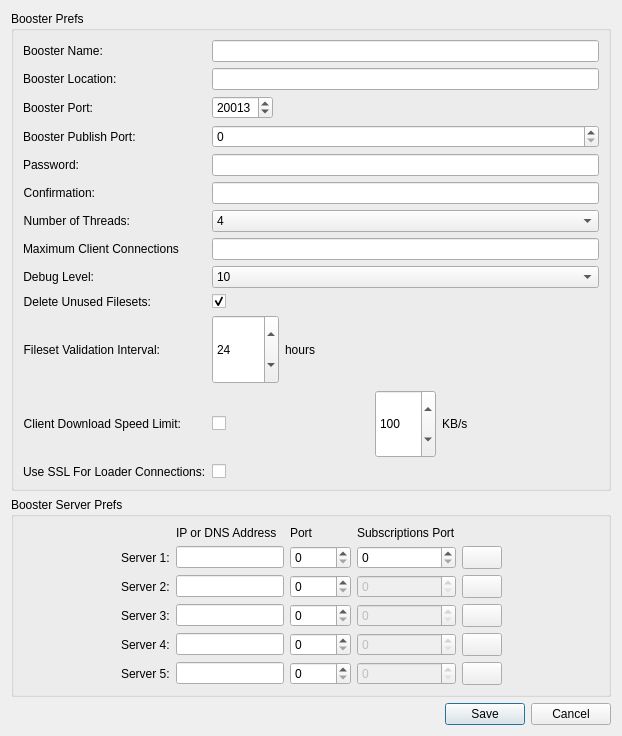
<?xml version="1.0" encoding="UTF-8"?>
<ui version="4.0">
 <class>BoosterPreferencesDlg</class>
 <widget class="QWidget" name="BoosterPreferencesDlg">
  <property name="geometry">
   <rect>
    <x>0</x>
    <y>0</y>
    <width>622</width>
    <height>736</height>
   </rect>
  </property>
  <property name="windowTitle">
   <string>FileWave Booster Preferences</string>
  </property>
  <layout class="QVBoxLayout" name="verticalLayout">
   <item>
    <widget class="QGroupBox" name="groupBox">
     <property name="title">
      <string>Booster Prefs</string>
     </property>
     <layout class="QFormLayout" name="formLayout">
      <item row="0" column="0">
       <widget class="QLabel" name="labelBoosterName">
        <property name="text">
         <string>Booster Name:</string>
        </property>
       </widget>
      </item>
      <item row="0" column="1">
       <widget class="QLineEdit" name="lineEditBoosterName"/>
      </item>
      <item row="1" column="0">
       <widget class="QLabel" name="labelBoosterLocation">
        <property name="text">
         <string>Booster Location:</string>
        </property>
       </widget>
      </item>
      <item row="2" column="0">
       <widget class="QLabel" name="label">
        <property name="sizePolicy">
         <sizepolicy hsizetype="Preferred" vsizetype="MinimumExpanding">
          <horstretch>0</horstretch>
          <verstretch>0</verstretch>
         </sizepolicy>
        </property>
        <property name="text">
         <string>Booster Port:</string>
        </property>
        <property name="alignment">
         <set>Qt::AlignRight|Qt::AlignTrailing|Qt::AlignVCenter</set>
        </property>
       </widget>
      </item>
      <item row="2" column="1">
       <widget class="QSpinBox" name="spinBoxBoosterPort">
        <property name="sizePolicy">
         <sizepolicy hsizetype="Fixed" vsizetype="Fixed">
          <horstretch>0</horstretch>
          <verstretch>0</verstretch>
         </sizepolicy>
        </property>
        <property name="minimum">
         <number>1024</number>
        </property>
        <property name="maximum">
         <number>65535</number>
        </property>
        <property name="value">
         <number>20013</number>
        </property>
       </widget>
      </item>
      <item row="3" column="0">
       <widget class="QLabel" name="label_18">
        <property name="text">
         <string>Booster Publish Port:</string>
        </property>
       </widget>
      </item>
      <item row="3" column="1">
       <widget class="QSpinBox" name="spinBox_BoosterPublishPort">
        <property name="maximum">
         <number>65535</number>
        </property>
       </widget>
      </item>
      <item row="4" column="0">
       <widget class="QLabel" name="label_5">
        <property name="sizePolicy">
         <sizepolicy hsizetype="Preferred" vsizetype="MinimumExpanding">
          <horstretch>0</horstretch>
          <verstretch>0</verstretch>
         </sizepolicy>
        </property>
        <property name="text">
         <string>Password:</string>
        </property>
        <property name="alignment">
         <set>Qt::AlignRight|Qt::AlignTrailing|Qt::AlignVCenter</set>
        </property>
       </widget>
      </item>
      <item row="4" column="1">
       <widget class="QLineEdit" name="lineEditPassword">
        <property name="echoMode">
         <enum>QLineEdit::Password</enum>
        </property>
       </widget>
      </item>
      <item row="5" column="0">
       <widget class="QLabel" name="label_6">
        <property name="sizePolicy">
         <sizepolicy hsizetype="Preferred" vsizetype="MinimumExpanding">
          <horstretch>0</horstretch>
          <verstretch>0</verstretch>
         </sizepolicy>
        </property>
        <property name="text">
         <string>Confirmation:</string>
        </property>
        <property name="alignment">
         <set>Qt::AlignRight|Qt::AlignTrailing|Qt::AlignVCenter</set>
        </property>
       </widget>
      </item>
      <item row="5" column="1">
       <widget class="QLineEdit" name="lineEditPasswordConfirmation">
        <property name="echoMode">
         <enum>QLineEdit::Password</enum>
        </property>
       </widget>
      </item>
      <item row="6" column="0">
       <widget class="QLabel" name="label_4">
        <property name="sizePolicy">
         <sizepolicy hsizetype="Preferred" vsizetype="MinimumExpanding">
          <horstretch>0</horstretch>
          <verstretch>0</verstretch>
         </sizepolicy>
        </property>
        <property name="text">
         <string>Number of Threads:</string>
        </property>
        <property name="alignment">
         <set>Qt::AlignRight|Qt::AlignTrailing|Qt::AlignVCenter</set>
        </property>
       </widget>
      </item>
      <item row="6" column="1">
       <widget class="QComboBox" name="comboBoxThreads">
        <item>
         <property name="text">
          <string>4</string>
         </property>
        </item>
        <item>
         <property name="text">
          <string>8</string>
         </property>
        </item>
        <item>
         <property name="text">
          <string>16</string>
         </property>
        </item>
        <item>
         <property name="text">
          <string>32</string>
         </property>
        </item>
        <item>
         <property name="text">
          <string>64</string>
         </property>
        </item>
        <item>
         <property name="text">
          <string>96</string>
         </property>
        </item>
        <item>
         <property name="text">
          <string>128</string>
         </property>
        </item>
       </widget>
      </item>
      <item row="7" column="0">
       <widget class="QLabel" name="label_20">
        <property name="text">
         <string>Maximum Client Connections</string>
        </property>
       </widget>
      </item>
      <item row="7" column="1">
       <widget class="QLineEdit" name="maxClientConnections"/>
      </item>
      <item row="8" column="0">
       <widget class="QLabel" name="label_7">
        <property name="sizePolicy">
         <sizepolicy hsizetype="Preferred" vsizetype="MinimumExpanding">
          <horstretch>0</horstretch>
          <verstretch>0</verstretch>
         </sizepolicy>
        </property>
        <property name="text">
         <string>Debug Level:</string>
        </property>
        <property name="alignment">
         <set>Qt::AlignRight|Qt::AlignTrailing|Qt::AlignVCenter</set>
        </property>
       </widget>
      </item>
      <item row="8" column="1">
       <widget class="QComboBox" name="comboBoxDebugLevel">
        <item>
         <property name="text">
          <string>10</string>
         </property>
        </item>
        <item>
         <property name="text">
          <string>99</string>
         </property>
        </item>
        <item>
         <property name="text">
          <string>101</string>
         </property>
        </item>
       </widget>
      </item>
      <item row="9" column="0">
       <widget class="QLabel" name="label_8">
        <property name="sizePolicy">
         <sizepolicy hsizetype="Preferred" vsizetype="MinimumExpanding">
          <horstretch>0</horstretch>
          <verstretch>0</verstretch>
         </sizepolicy>
        </property>
        <property name="text">
         <string>Delete Unused Filesets:</string>
        </property>
        <property name="alignment">
         <set>Qt::AlignRight|Qt::AlignTrailing|Qt::AlignVCenter</set>
        </property>
       </widget>
      </item>
      <item row="9" column="1">
       <widget class="QCheckBox" name="checkBoxDeleteUnusedFilesets">
        <property name="text">
         <string/>
        </property>
        <property name="checked">
         <bool>true</bool>
        </property>
       </widget>
      </item>
      <item row="10" column="0">
       <widget class="QLabel" name="label_14">
        <property name="sizePolicy">
         <sizepolicy hsizetype="Preferred" vsizetype="MinimumExpanding">
          <horstretch>0</horstretch>
          <verstretch>0</verstretch>
         </sizepolicy>
        </property>
        <property name="text">
         <string>Fileset Validation Interval:</string>
        </property>
        <property name="alignment">
         <set>Qt::AlignRight|Qt::AlignTrailing|Qt::AlignVCenter</set>
        </property>
       </widget>
      </item>
      <item row="10" column="1">
       <layout class="QHBoxLayout" name="horizontalLayout_3">
        <item>
         <widget class="QSpinBox" name="spinBoxFilesetValidationInterval">
          <property name="sizePolicy">
           <sizepolicy hsizetype="Fixed" vsizetype="Fixed">
            <horstretch>0</horstretch>
            <verstretch>0</verstretch>
           </sizepolicy>
          </property>
          <property name="maximumSize">
           <size>
            <width>16777215</width>
            <height>16777209</height>
           </size>
          </property>
          <property name="maximum">
           <number>999999999</number>
          </property>
          <property name="value">
           <number>24</number>
          </property>
         </widget>
        </item>
        <item>
         <widget class="QLabel" name="label_15">
          <property name="text">
           <string>hours</string>
          </property>
         </widget>
        </item>
       </layout>
      </item>
      <item row="11" column="0">
       <widget class="QLabel" name="label_19">
        <property name="sizePolicy">
         <sizepolicy hsizetype="Preferred" vsizetype="MinimumExpanding">
          <horstretch>0</horstretch>
          <verstretch>0</verstretch>
         </sizepolicy>
        </property>
        <property name="text">
         <string>Client Download Speed Limit:</string>
        </property>
        <property name="alignment">
         <set>Qt::AlignRight|Qt::AlignTrailing|Qt::AlignVCenter</set>
        </property>
       </widget>
      </item>
      <item row="11" column="1">
       <layout class="QHBoxLayout" name="horizontalLayout_2">
        <item>
         <widget class="QCheckBox" name="bandwidthCheckbox">
          <property name="layoutDirection">
           <enum>Qt::LeftToRight</enum>
          </property>
          <property name="text">
           <string/>
          </property>
         </widget>
        </item>
        <item>
         <widget class="QSpinBox" name="spinBoxBandwidthLimit">
          <property name="sizePolicy">
           <sizepolicy hsizetype="Fixed" vsizetype="Fixed">
            <horstretch>0</horstretch>
            <verstretch>0</verstretch>
           </sizepolicy>
          </property>
          <property name="maximumSize">
           <size>
            <width>16777215</width>
            <height>16777209</height>
           </size>
          </property>
          <property name="toolTip">
           <string>Each client will be limited to the specified download rate from this booster.  Uncheck this box to remove the download limit.</string>
          </property>
          <property name="minimum">
           <number>10</number>
          </property>
          <property name="maximum">
           <number>10240</number>
          </property>
          <property name="singleStep">
           <number>100</number>
          </property>
          <property name="value">
           <number>100</number>
          </property>
         </widget>
        </item>
        <item>
         <widget class="QLabel" name="bandwidthLabel">
          <property name="text">
           <string>KB/s</string>
          </property>
         </widget>
        </item>
       </layout>
      </item>
      <item row="12" column="0">
       <widget class="QLabel" name="label_16">
        <property name="sizePolicy">
         <sizepolicy hsizetype="Preferred" vsizetype="MinimumExpanding">
          <horstretch>0</horstretch>
          <verstretch>0</verstretch>
         </sizepolicy>
        </property>
        <property name="layoutDirection">
         <enum>Qt::LeftToRight</enum>
        </property>
        <property name="text">
         <string>Use SSL For Loader Connections:</string>
        </property>
       </widget>
      </item>
      <item row="12" column="1">
       <widget class="QCheckBox" name="cbUseSslForServers">
        <property name="layoutDirection">
         <enum>Qt::LeftToRight</enum>
        </property>
        <property name="text">
         <string/>
        </property>
       </widget>
      </item>
      <item row="1" column="1">
       <widget class="QLineEdit" name="lineEditBoosterLocation"/>
      </item>
     </layout>
    </widget>
   </item>
   <item>
    <widget class="QGroupBox" name="groupBox_2">
     <property name="title">
      <string>Booster Server Prefs</string>
     </property>
     <layout class="QGridLayout" name="gridLayout" rowstretch="0,0,0,0,0,0" columnstretch="0,0,0,0,0,0,0">
      <item row="4" column="2">
       <widget class="QLineEdit" name="lineEditServer4"/>
      </item>
      <item row="2" column="3">
       <widget class="QSpinBox" name="spinBoxPort2">
        <property name="maximum">
         <number>65535</number>
        </property>
       </widget>
      </item>
      <item row="2" column="0">
       <spacer name="horizontalSpacer">
        <property name="orientation">
         <enum>Qt::Horizontal</enum>
        </property>
        <property name="sizeHint" stdset="0">
         <size>
          <width>40</width>
          <height>20</height>
         </size>
        </property>
       </spacer>
      </item>
      <item row="4" column="1">
       <widget class="QLabel" name="label_12">
        <property name="text">
         <string>Server 4:</string>
        </property>
       </widget>
      </item>
      <item row="5" column="1">
       <widget class="QLabel" name="label_13">
        <property name="text">
         <string>Server 5:</string>
        </property>
       </widget>
      </item>
      <item row="0" column="2">
       <widget class="QLabel" name="label_2">
        <property name="text">
         <string>IP or DNS Address</string>
        </property>
        <property name="scaledContents">
         <bool>true</bool>
        </property>
       </widget>
      </item>
      <item row="3" column="6">
       <spacer name="horizontalSpacer_2">
        <property name="orientation">
         <enum>Qt::Horizontal</enum>
        </property>
        <property name="sizeHint" stdset="0">
         <size>
          <width>40</width>
          <height>20</height>
         </size>
        </property>
       </spacer>
      </item>
      <item row="5" column="2">
       <widget class="QLineEdit" name="lineEditServer5"/>
      </item>
      <item row="4" column="3">
       <widget class="QSpinBox" name="spinBoxPort4">
        <property name="maximum">
         <number>65535</number>
        </property>
       </widget>
      </item>
      <item row="0" column="3">
       <widget class="QLabel" name="label_3">
        <property name="text">
         <string>Port</string>
        </property>
        <property name="scaledContents">
         <bool>true</bool>
        </property>
       </widget>
      </item>
      <item row="3" column="3">
       <widget class="QSpinBox" name="spinBoxPort3">
        <property name="maximum">
         <number>65535</number>
        </property>
       </widget>
      </item>
      <item row="3" column="2">
       <widget class="QLineEdit" name="lineEditServer3"/>
      </item>
      <item row="2" column="1">
       <widget class="QLabel" name="label_10">
        <property name="text">
         <string>Server 2:</string>
        </property>
       </widget>
      </item>
      <item row="3" column="1">
       <widget class="QLabel" name="label_11">
        <property name="text">
         <string>Server 3:</string>
        </property>
       </widget>
      </item>
      <item row="5" column="3">
       <widget class="QSpinBox" name="spinBoxPort5">
        <property name="maximum">
         <number>65535</number>
        </property>
       </widget>
      </item>
      <item row="2" column="2">
       <widget class="QLineEdit" name="lineEditServer2"/>
      </item>
      <item row="1" column="1">
       <widget class="QLabel" name="label_9">
        <property name="text">
         <string>Server 1:</string>
        </property>
       </widget>
      </item>
      <item row="1" column="2">
       <widget class="QLineEdit" name="lineEditServer1"/>
      </item>
      <item row="1" column="3">
       <widget class="QSpinBox" name="spinBoxPort1">
        <property name="maximum">
         <number>65535</number>
        </property>
       </widget>
      </item>
      <item row="5" column="5">
       <widget class="BonjourServiceView" name="bonjourView5">
        <property name="sizePolicy">
         <sizepolicy hsizetype="Minimum" vsizetype="Preferred">
          <horstretch>0</horstretch>
          <verstretch>0</verstretch>
         </sizepolicy>
        </property>
       </widget>
      </item>
      <item row="3" column="5">
       <widget class="BonjourServiceView" name="bonjourView3">
        <property name="sizePolicy">
         <sizepolicy hsizetype="Minimum" vsizetype="Preferred">
          <horstretch>0</horstretch>
          <verstretch>0</verstretch>
         </sizepolicy>
        </property>
       </widget>
      </item>
      <item row="1" column="5">
       <widget class="BonjourServiceView" name="bonjourView1">
        <property name="sizePolicy">
         <sizepolicy hsizetype="Minimum" vsizetype="Preferred">
          <horstretch>0</horstretch>
          <verstretch>0</verstretch>
         </sizepolicy>
        </property>
       </widget>
      </item>
      <item row="4" column="5">
       <widget class="BonjourServiceView" name="bonjourView4">
        <property name="sizePolicy">
         <sizepolicy hsizetype="Minimum" vsizetype="Preferred">
          <horstretch>0</horstretch>
          <verstretch>0</verstretch>
         </sizepolicy>
        </property>
       </widget>
      </item>
      <item row="2" column="5">
       <widget class="BonjourServiceView" name="bonjourView2">
        <property name="sizePolicy">
         <sizepolicy hsizetype="Minimum" vsizetype="Preferred">
          <horstretch>0</horstretch>
          <verstretch>0</verstretch>
         </sizepolicy>
        </property>
       </widget>
      </item>
      <item row="1" column="4">
       <widget class="QSpinBox" name="spinBoxSubsPort1">
        <property name="maximum">
         <number>65535</number>
        </property>
       </widget>
      </item>
      <item row="0" column="4">
       <widget class="QLabel" name="label_17">
        <property name="text">
         <string>Subscriptions Port</string>
        </property>
       </widget>
      </item>
      <item row="2" column="4">
       <widget class="QSpinBox" name="spinBoxSubsPort2">
        <property name="enabled">
         <bool>false</bool>
        </property>
        <property name="maximum">
         <number>65535</number>
        </property>
       </widget>
      </item>
      <item row="3" column="4">
       <widget class="QSpinBox" name="spinBoxSubsPort3">
        <property name="enabled">
         <bool>false</bool>
        </property>
        <property name="maximum">
         <number>65535</number>
        </property>
       </widget>
      </item>
      <item row="4" column="4">
       <widget class="QSpinBox" name="spinBoxSubsPort4">
        <property name="enabled">
         <bool>false</bool>
        </property>
        <property name="maximum">
         <number>65535</number>
        </property>
       </widget>
      </item>
      <item row="5" column="4">
       <widget class="QSpinBox" name="spinBoxSubsPort5">
        <property name="enabled">
         <bool>false</bool>
        </property>
        <property name="maximum">
         <number>65535</number>
        </property>
       </widget>
      </item>
     </layout>
    </widget>
   </item>
   <item>
    <widget class="QDialogButtonBox" name="buttonBox">
     <property name="standardButtons">
      <set>QDialogButtonBox::Cancel|QDialogButtonBox::Save</set>
     </property>
    </widget>
   </item>
  </layout>
 </widget>
 <customwidgets>
  <customwidget>
   <class>BonjourServiceView</class>
   <extends>QPushButton</extends>
   <header>FileWaveGuiLib/bonjour/bonjourserviceview.h</header>
  </customwidget>
 </customwidgets>
 <tabstops>
  <tabstop>lineEditBoosterName</tabstop>
  <tabstop>lineEditBoosterLocation</tabstop>
  <tabstop>spinBoxBoosterPort</tabstop>
  <tabstop>spinBox_BoosterPublishPort</tabstop>
  <tabstop>lineEditPassword</tabstop>
  <tabstop>lineEditPasswordConfirmation</tabstop>
  <tabstop>comboBoxThreads</tabstop>
  <tabstop>maxClientConnections</tabstop>
  <tabstop>comboBoxDebugLevel</tabstop>
  <tabstop>checkBoxDeleteUnusedFilesets</tabstop>
  <tabstop>spinBoxFilesetValidationInterval</tabstop>
  <tabstop>bandwidthCheckbox</tabstop>
  <tabstop>spinBoxBandwidthLimit</tabstop>
  <tabstop>cbUseSslForServers</tabstop>
  <tabstop>lineEditServer1</tabstop>
  <tabstop>spinBoxPort1</tabstop>
  <tabstop>spinBoxSubsPort1</tabstop>
  <tabstop>bonjourView1</tabstop>
  <tabstop>lineEditServer2</tabstop>
  <tabstop>spinBoxPort2</tabstop>
  <tabstop>spinBoxSubsPort2</tabstop>
  <tabstop>bonjourView2</tabstop>
  <tabstop>lineEditServer3</tabstop>
  <tabstop>spinBoxPort3</tabstop>
  <tabstop>spinBoxSubsPort3</tabstop>
  <tabstop>bonjourView3</tabstop>
  <tabstop>lineEditServer4</tabstop>
  <tabstop>spinBoxPort4</tabstop>
  <tabstop>spinBoxSubsPort4</tabstop>
  <tabstop>bonjourView4</tabstop>
  <tabstop>lineEditServer5</tabstop>
  <tabstop>spinBoxPort5</tabstop>
  <tabstop>spinBoxSubsPort5</tabstop>
  <tabstop>bonjourView5</tabstop>
 </tabstops>
 <resources/>
 <connections/>
</ui>
